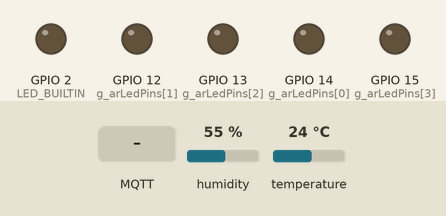
A program run on a simulated ESP8266 (NodeMCU). Parts: output pins drawn as LEDs (lit = HIGH, except the on-board LED, lit = LOW). Dashed ring = blinking. The inputs (shaded band) are chosen by the test bench; at power-on: humidity 55 %, temperature 24 °C. WiFi joins after 1.5 s; servers stay silent unless stated; no MQTT or app messages arrive unless stated; what the program prints to the serial monitor is not drawn.

Above: at 0.1 s.
At 2.7 s:
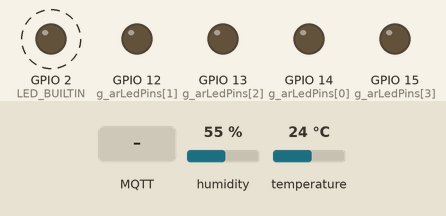
2.8 s: MQTT message "5" arrives on the first subscribed topic
8.1 s: MQTT message "on" arrives on the first subscribed topic
11.6 s: MQTT message "off" arrives on the first subscribed topic
Timing chart, 0 to 21.1 s (numbered marks = the images above; inputs shaded):
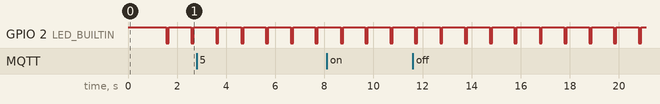

Measured:
- by itself, GPIO 2 (LED_BUILTIN): alternates HIGH for 0.91 s and LOW for 0.10 s

The program:

main.cpp
```cpp
/*
MQTT Example for ESP8266, how to publish and subcribe to Mqtt Topic

Board: ESP12E, ESP12F, NodeMCU ESP8266
Library Used:
  - beegee-tokyo/DHT sensor library for ESPx@^1.18
	- 256dpi/MQTT@^2.5.0

NodeMCU ESP8266 Pin:
  #define D0 16
  #define D1 5 // I2C Bus SCL (clock)
  #define D2 4 // I2C Bus SDA (data)
  #define D3 0
  #define D4 2 // Same as "LED_BUILTIN", but inverted logic
  #define D5 14 // SPI Bus SCK (clock)
  #define D6 12 // SPI Bus MISO
  #define D7 13 // SPI Bus MOSI
  #define D8 15 // SPI Bus SS (CS)
  #define D9 3 // RX0 (Serial console)
  #define D10 1 // TX0 (Serial console)

  #define S3 10
  #define RX0 D9
  #define TX0 D10
*/
#include <Arduino.h>
#include <ESP8266WiFi.h>
#include <DHTesp.h>
#include <MQTT.h>

#define WIFI_SSID "Steff-IoT"
#define WIFI_PASSWORD "steffiot123"

#define MQTT_BROKER "54.255.200.207"
#define MAX_CHANNEL 4
#define PIN_DHT11 0 //D3

// const uint8 g_arLedPins[MAX_CHANNEL] = {D5, D6, D7, D8};
const uint8 g_arLedPins[MAX_CHANNEL] = {14, 12, 13, 15};
void InitLeds();
DHTesp dht;
bool readDhtSensor(float& temp, float& humidity);

void WiFi_Connect();

void Mqtt_Connect();
void onMqttMessageReceived(String &topic, String &payload);
WiFiClient wifiClient;
MQTTClient mqtt;
String g_strMqttTopicPrefix;

void setup() {
  Serial.begin(115200);
  InitLeds();
  Serial.println("Booting...");
  Serial.printf("ESP ChipID: %08X\n", ESP.getChipId());
  dht.setup(PIN_DHT11, DHTesp::DHT11);
  WiFi_Connect();

  // set mqtt broker
  mqtt.begin(MQTT_BROKER, wifiClient);
  // mqtt.onMessage(onMqttMessageReceived);
  mqtt.onMessage([&](String &topic, String &payload){
    Serial.println("mqtt receive[" + topic + "]: " + payload);
    if (topic==(g_strMqttTopicPrefix+"/leds") && payload.length()>=3)
    {
      int nLed   = payload.charAt(0)-'1'; // '1' - '1' = 0
      int nValue = payload.charAt(2)-'0';
      if ((nLed>=0 && nLed<=3) && (nValue>=0 && nValue<=1))
        digitalWrite(g_arLedPins[nLed], nValue);
    }
  });
  Mqtt_Connect();
}

void loop() {
  static int nCount = 0;
  float temp, hum;

  mqtt.loop();
  delay(10);  // <- fixes some issues with WiFi stability

  if (!mqtt.connected())
    Mqtt_Connect();

  if (nCount++>=3) // sent every 5 seconds
  {
    nCount = 0;
    if (readDhtSensor(temp, hum))
    {
      Serial.printf("Temperature: %.2f, Humidity: %.2f\n", temp, hum);
      mqtt.publish(g_strMqttTopicPrefix+"/temperature", String(temp));
      mqtt.publish(g_strMqttTopicPrefix+"/humidity", String(hum));
    }
  }
  digitalWrite(LED_BUILTIN, LOW);
  delay(100);
  digitalWrite(LED_BUILTIN, HIGH);
  delay(900);
}

void InitLeds()
{
  pinMode(LED_BUILTIN, OUTPUT);
  digitalWrite(LED_BUILTIN, HIGH); // active LOW-> LOW = Led ON
  for (int i=0;i<MAX_CHANNEL; i++)
  {
    pinMode(g_arLedPins[i], OUTPUT);
    digitalWrite(g_arLedPins[i], LOW);
  }
}

void WiFi_Connect()
{
  // connect to WiFi
  WiFi.mode(WIFI_STA);
  WiFi.begin(WIFI_SSID, WIFI_PASSWORD);

  Serial.print("Connecting to Wifi ");
  while (WiFi.status() != WL_CONNECTED) {
    delay(500);
    Serial.print(".");
  }
  Serial.println(" connected with IP address: "+WiFi.localIP().toString());
}

void Mqtt_Connect()
{
  char szMqttClientId[32];
  sprintf(szMqttClientId, "esp8622_%08X", ESP.getChipId());
  Serial.print("Connecting to mqtt broker ");
  while (!mqtt.connect(szMqttClientId)) {
    Serial.print(".");
    delay(1000);
  }
  Serial.println("\nconnected!");

  g_strMqttTopicPrefix = szMqttClientId;
  mqtt.subscribe(g_strMqttTopicPrefix+"/leds");
}

void onMqttMessageReceived(String &topic, String &payload)
{
  Serial.println("incoming: " + topic + " - " + payload);
}

bool readDhtSensor(float& temp, float& humidity)
{
  temp = dht.getTemperature();
  humidity = dht.getHumidity();
  return dht.getStatus()==DHTesp::ERROR_NONE;
}
```
